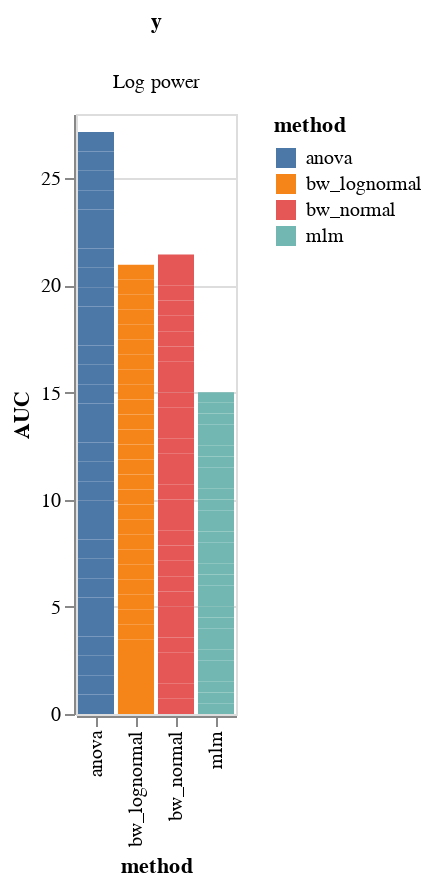
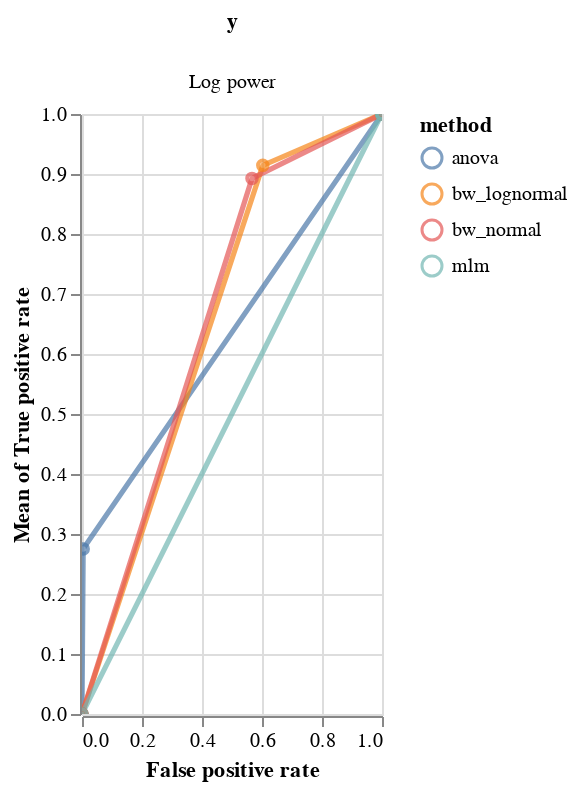

The notebook cell these images were saved under, in order:
### Code cell
df = model_comparison.make_roc_auc(res, binary=True, groups=('method', 'y'))
bars, roc = model_comparison.plot_roc(df)
bars.facet(column='y').properties().display()
roc.facet(column='y').properties()

### Figure 1 — Vega-Lite specification as saved in the notebook (floating-point values rounded to 4 significant figures)
{"config": {"view": {"continuousWidth": 400, "continuousHeight": 300}}, "data": {"name": "data-d6846494edcba8f3dd16dc48fc8662c6"}, "facet": {"column": {"type": "nominal", "field": "y"}}, "spec": {"mark": "bar", "encoding": {"color": {"type": "nominal", "field": "method"}, "x": {"type": "nominal", "field": "method"}, "y": {"type": "quantitative", "field": "AUC"}}, "selection": {"selector004": {"type": "interval", "bind": "scales", "encodings": ["x", "y"]}}}, "$schema": "https://vega.github.io/schema/vega-lite/v4.8.1.json", "datasets": {"data-d6846494edcba8f3dd16dc48fc8662c6": [{"False positive rate": 0.0, "True positive rate": 0.0, "AUC": 0.9053, "true_slope": 0.2, "method": "anova", "y": "Log power", "n_trials": 15, "randomness": 0.2}, {"False positive rate": 0.004, "True positive rate": 0.004, "AUC": 0.9053, "true_slope": 0.2, "method": "anova", "y": "Log power", "n_trials": 15, "randomness": 0.2}, {"False positive rate": 1.0, "True positive rate": 1.0, "AUC": 0.9053, "true_slope": 0.2, "method": "anova", "y": "Log power", "n_trials": 15, "randomness": 0.2}, {"False positive rate": 0.0, "True positive rate": 0.0, "AUC": 0.9053, "true_slope": 2.4, "method": "anova", "y": "Log power", "n_trials": 15, "randomness": 0.2}, {"False positive rate": 0.004, "True positive rate": 0.01067, "AUC": 0.9053, "true_slope": 2.4, "method": "anova", "y": "Log power", "n_trials": 15, "randomness": 0.2}, {"False positive rate": 1.0, "True positive rate": 1.0, "AUC": 0.9053, "true_slope": 2.4, "method": "anova", "y": "Log power", "n_trials": 15, "randomness": 0.2}, {"False positive rate": 0.0, "True positive rate": 0.0, "AUC": 0.9053, "true_slope": 4.6, "method": "anova", "y": "Log power", "n_trials": 15, "randomness": 0.2}, {"False positive rate": 0.004, "True positive rate": 0.02, "AUC": 0.9053, "true_slope": 4.6, "method": "anova", "y": "Log power", "n_trials": 15, "randomness": 0.2}, {"False positive rate": 1.0, "True positive rate": 1.0, "AUC": 0.9053, "true_slope": 4.6, "method": "anova", "y": "Log power", "n_trials": 15, "randomness": 0.2}, {"False positive rate": 0.0, "True positive rate": 0.0, "AUC": 0.9053, "true_slope": 6.8, "method": "anova", "y": "Log power", "n_trials": 15, "randomness": 0.2}, {"False positive rate": 0.004, "True positive rate": 0.052, "AUC": 0.9053, "true_slope": 6.8, "method": "anova", "y": "Log power", "n_trials": 15, "randomness": 0.2}, {"False positive rate": 1.0, "True positive rate": 1.0, "AUC": 0.9053, "true_slope": 6.8, "method": "anova", "y": "Log power", "n_trials": 15, "randomness": 0.2}, {"False positive rate": 0.0, "True positive rate": 0.0, "AUC": 0.9053, "true_slope": 9.0, "method": "anova", "y": "Log power", "n_trials": 15, "randomness": 0.2}, {"False positive rate": 0.004, "True positive rate": 0.1133, "AUC": 0.9053, "true_slope": 9.0, "method": "anova", "y": "Log power", "n_trials": 15, "randomness": 0.2}, {"False positive rate": 1.0, "True positive rate": 1.0, "AUC": 0.9053, "true_slope": 9.0, "method": "anova", "y": "Log power", "n_trials": 15, "randomness": 0.2}, {"False positive rate": 0.0, "True positive rate": 0.0, "AUC": 0.9053, "true_slope": 11.2, "method": "anova", "y": "Log power", "n_trials": 15, "randomness": 0.2}, {"False positive rate": 0.004, "True positive rate": 0.2133, "AUC": 0.9053, "true_slope": 11.2, "method": "anova", "y": "Log power", "n_trials": 15, "randomness": 0.2}, {"False positive rate": 1.0, "True positive rate": 1.0, "AUC": 0.9053, "true_slope": 11.2, "method": "anova", "y": "Log power", "n_trials": 15, "randomness": 0.2}, {"False positive rate": 0.0, "True positive rate": 0.0, "AUC": 0.9053, "true_slope": 13.4, "method": "anova", "y": "Log power", "n_trials": 15, "randomness": 0.2}, {"False positive rate": 0.004, "True positive rate": 0.336, "AUC": 0.9053, "true_slope": 13.4, "method": "anova", "y": "Log power", "n_trials": 15, "randomness": 0.2}, {"False positive rate": 1.0, "True positive rate": 1.0, "AUC": 0.9053, "true_slope": 13.4, "method": "anova", "y": "Log power", "n_trials": 15, "randomness": 0.2}, {"False positive rate": 0.0, "True positive rate": 0.0, "AUC": 0.9053, "true_slope": 15.6, "method": "anova", "y": "Log power", "n_trials": 15, "randomness": 0.2}, {"False positive rate": 0.004, "True positive rate": 0.5147, "AUC": 0.9053, "true_slope": 15.6, "method": "anova", "y": "Log power", "n_trials": 15, "randomness": 0.2}, {"False positive rate": 1.0, "True positive rate": 1.0, "AUC": 0.9053, "true_slope": 15.6, "method": "anova", "y": "Log power", "n_trials": 15, "randomness": 0.2}, {"False positive rate": 0.0, "True positive rate": 0.0, "AUC": 0.9053, "true_slope": 17.8, "method": "anova", "y": "Log power", "n_trials": 15, "randomness": 0.2}, {"False positive rate": 0.004, "True positive rate": 0.6733, "AUC": 0.9053, "true_slope": 17.8, "method": "anova", "y": "Log power", "n_trials": 15, "randomness": 0.2}, {"False positive rate": 1.0, "True positive rate": 1.0, "AUC": 0.9053, "true_slope": 17.8, "method": "anova", "y": "Log power", "n_trials": 15, "randomness": 0.2}, {"False positive rate": 0.0, "True positive rate": 0.0, "AUC": 0.9053, "true_slope": 20.0, "method": "anova", "y": "Log power", "n_trials": 15, "randomness": 0.2}, {"False positive rate": 0.004, "True positive rate": 0.8147, "AUC": 0.9053, "true_slope": 20.0, "method": "anova", "y": "Log power", "n_trials": 15, "randomness": 0.2}, {"False positive rate": 1.0, "True positive rate": 1.0, "AUC": 0.9053, "true_slope": 20.0, "method": "anova", "y": "Log power", "n_trials": 15, "randomness": 0.2}, {"False positive rate": 0.0, "True positive rate": 0.0, "AUC": 0.6987, "true_slope": 0.2, "method": "bw_lognormal", "y": "Log power", "n_trials": 15, "randomness": 0.2}, {"False positive rate": 0.6027, "True positive rate": 0.596, "AUC": 0.6987, "true_slope": 0.2, "method": "bw_lognormal", "y": "Log power", "n_trials": 15, "randomness": 0.2}, {"False positive rate": 1.0, "True positive rate": 1.0, "AUC": 0.6987, "true_slope": 0.2, "method": "bw_lognormal", "y": "Log power", "n_trials": 15, "randomness": 0.2}, {"False positive rate": 0.0, "True positive rate": 0.0, "AUC": 0.6987, "true_slope": 2.4, "method": "bw_lognormal", "y": "Log power", "n_trials": 15, "randomness": 0.2}, {"False positive rate": 0.6027, "True positive rate": 0.7627, "AUC": 0.6987, "true_slope": 2.4, "method": "bw_lognormal", "y": "Log power", "n_trials": 15, "randomness": 0.2}, {"False positive rate": 1.0, "True positive rate": 1.0, "AUC": 0.6987, "true_slope": 2.4, "method": "bw_lognormal", "y": "Log power", "n_trials": 15, "randomness": 0.2}, {"False positive rate": 0.0, "True positive rate": 0.0, "AUC": 0.6987, "true_slope": 4.6, "method": "bw_lognormal", "y": "Log power", "n_trials": 15, "randomness": 0.2}, {"False positive rate": 0.6027, "True positive rate": 0.8747, "AUC": 0.6987, "true_slope": 4.6, "method": "bw_lognormal", "y": "Log power", "n_trials": 15, "randomness": 0.2}, {"False positive rate": 1.0, "True positive rate": 1.0, "AUC": 0.6987, "true_slope": 4.6, "method": "bw_lognormal", "y": "Log power", "n_trials": 15, "randomness": 0.2}, {"False positive rate": 0.0, "True positive rate": 0.0, "AUC": 0.6987, "true_slope": 6.8, "method": "bw_lognormal", "y": "Log power", "n_trials": 15, "randomness": 0.2}, {"False positive rate": 0.6027, "True positive rate": 0.944, "AUC": 0.6987, "true_slope": 6.8, "method": "bw_lognormal", "y": "Log power", "n_trials": 15, "randomness": 0.2}, {"False positive rate": 1.0, "True positive rate": 1.0, "AUC": 0.6987, "true_slope": 6.8, "method": "bw_lognormal", "y": "Log power", "n_trials": 15, "randomness": 0.2}, {"False positive rate": 0.0, "True positive rate": 0.0, "AUC": 0.6987, "true_slope": 9.0, "method": "bw_lognormal", "y": "Log power", "n_trials": 15, "randomness": 0.2}, {"False positive rate": 0.6027, "True positive rate": 0.9827, "AUC": 0.6987, "true_slope": 9.0, "method": "bw_lognormal", "y": "Log power", "n_trials": 15, "randomness": 0.2}, {"False positive rate": 1.0, "True positive rate": 1.0, "AUC": 0.6987, "true_slope": 9.0, "method": "bw_lognormal", "y": "Log power", "n_trials": 15, "randomness": 0.2}, {"False positive rate": 0.0, "True positive rate": 0.0, "AUC": 0.6987, "true_slope": 11.2, "method": "bw_lognormal", "y": "Log power", "n_trials": 15, "randomness": 0.2}, {"False positive rate": 0.6027, "True positive rate": 0.9893, "AUC": 0.6987, "true_slope": 11.2, "method": "bw_lognormal", "y": "Log power", "n_trials": 15, "randomness": 0.2}, {"False positive rate": 1.0, "True positive rate": 1.0, "AUC": 0.6987, "true_slope": 11.2, "method": "bw_lognormal", "y": "Log power", "n_trials": 15, "randomness": 0.2}, {"False positive rate": 0.0, "True positive rate": 0.0, "AUC": 0.6987, "true_slope": 13.4, "method": "bw_lognormal", "y": "Log power", "n_trials": 15, "randomness": 0.2}, {"False positive rate": 0.6027, "True positive rate": 0.9973, "AUC": 0.6987, "true_slope": 13.4, "method": "bw_lognormal", "y": "Log power", "n_trials": 15, "randomness": 0.2}, {"False positive rate": 1.0, "True positive rate": 1.0, "AUC": 0.6987, "true_slope": 13.4, "method": "bw_lognormal", "y": "Log power", "n_trials": 15, "randomness": 0.2}, {"False positive rate": 0.0, "True positive rate": 0.0, "AUC": 0.6987, "true_slope": 15.6, "method": "bw_lognormal", "y": "Log power", "n_trials": 15, "randomness": 0.2}, {"False positive rate": 0.6027, "True positive rate": 0.9973, "AUC": 0.6987, "true_slope": 15.6, "method": "bw_lognormal", "y": "Log power", "n_trials": 15, "randomness": 0.2}, {"False positive rate": 1.0, "True positive rate": 1.0, "AUC": 0.6987, "true_slope": 15.6, "method": "bw_lognormal", "y": "Log power", "n_trials": 15, "randomness": 0.2}, {"False positive rate": 0.0, "True positive rate": 0.0, "AUC": 0.6987, "true_slope": 17.8, "method": "bw_lognormal", "y": "Log power", "n_trials": 15, "randomness": 0.2}, {"False positive rate": 0.6027, "True positive rate": 1.0, "AUC": 0.6987, "true_slope": 17.8, "method": "bw_lognormal", "y": "Log power", "n_trials": 15, "randomness": 0.2}, {"False positive rate": 1.0, "True positive rate": 1.0, "AUC": 0.6987, "true_slope": 17.8, "method": "bw_lognormal", "y": "Log power", "n_trials": 15, "randomness": 0.2}, {"False positive rate": 0.0, "True positive rate": 0.0, "AUC": 0.6987, "true_slope": 20.0, "method": "bw_lognormal", "y": "Log power", "n_trials": 15, "randomness": 0.2}, {"False positive rate": 0.6027, "True positive rate": 1.0, "AUC": 0.6987, "true_slope": 20.0, "method": "bw_lognormal", "y": "Log power", "n_trials": 15, "randomness": 0.2}, {"False positive rate": 1.0, "True positive rate": 1.0, "AUC": 0.6987, "true_slope": 20.0, "method": "bw_lognormal", "y": "Log power", "n_trials": 15, "randomness": 0.2}, {"False positive rate": 0.0, "True positive rate": 0.0, "AUC": 0.7147, "true_slope": 0.2, "method": "bw_normal", "y": "Log power", "n_trials": 15, "randomness": 0.2}, {"False positive rate": 0.5667, "True positive rate": 0.54, "AUC": 0.7147, "true_slope": 0.2, "method": "bw_normal", "y": "Log power", "n_trials": 15, "randomness": 0.2}, {"False positive rate": 1.0, "True positive rate": 1.0, "AUC": 0.7147, "true_slope": 0.2, "method": "bw_normal", "y": "Log power", "n_trials": 15, "randomness": 0.2}, {"False positive rate": 0.0, "True positive rate": 0.0, "AUC": 0.7147, "true_slope": 2.4, "method": "bw_normal", "y": "Log power", "n_trials": 15, "randomness": 0.2}, {"False positive rate": 0.5667, "True positive rate": 0.7267, "AUC": 0.7147, "true_slope": 2.4, "method": "bw_normal", "y": "Log power", "n_trials": 15, "randomness": 0.2}, {"False positive rate": 1.0, "True positive rate": 1.0, "AUC": 0.7147, "true_slope": 2.4, "method": "bw_normal", "y": "Log power", "n_trials": 15, "randomness": 0.2}, {"False positive rate": 0.0, "True positive rate": 0.0, "AUC": 0.7147, "true_slope": 4.6, "method": "bw_normal", "y": "Log power", "n_trials": 15, "randomness": 0.2}, {"False positive rate": 0.5667, "True positive rate": 0.8293, "AUC": 0.7147, "true_slope": 4.6, "method": "bw_normal", "y": "Log power", "n_trials": 15, "randomness": 0.2}, {"False positive rate": 1.0, "True positive rate": 1.0, "AUC": 0.7147, "true_slope": 4.6, "method": "bw_normal", "y": "Log power", "n_trials": 15, "randomness": 0.2}, {"False positive rate": 0.0, "True positive rate": 0.0, "AUC": 0.7147, "true_slope": 6.8, "method": "bw_normal", "y": "Log power", "n_trials": 15, "randomness": 0.2}, {"False positive rate": 0.5667, "True positive rate": 0.9107, "AUC": 0.7147, "true_slope": 6.8, "method": "bw_normal", "y": "Log power", "n_trials": 15, "randomness": 0.2}, {"False positive rate": 1.0, "True positive rate": 1.0, "AUC": 0.7147, "true_slope": 6.8, "method": "bw_normal", "y": "Log power", "n_trials": 15, "randomness": 0.2}, {"False positive rate": 0.0, "True positive rate": 0.0, "AUC": 0.7147, "true_slope": 9.0, "method": "bw_normal", "y": "Log power", "n_trials": 15, "randomness": 0.2}, {"False positive rate": 0.5667, "True positive rate": 0.9667, "AUC": 0.7147, "true_slope": 9.0, "method": "bw_normal", "y": "Log power", "n_trials": 15, "randomness": 0.2}, {"False positive rate": 1.0, "True positive rate": 1.0, "AUC": 0.7147, "true_slope": 9.0, "method": "bw_normal", "y": "Log power", "n_trials": 15, "randomness": 0.2}, {"False positive rate": 0.0, "True positive rate": 0.0, "AUC": 0.7147, "true_slope": 11.2, "method": "bw_normal", "y": "Log power", "n_trials": 15, "randomness": 0.2}, {"False positive rate": 0.5667, "True positive rate": 0.9787, "AUC": 0.7147, "true_slope": 11.2, "method": "bw_normal", "y": "Log power", "n_trials": 15, "randomness": 0.2}, {"False positive rate": 1.0, "True positive rate": 1.0, "AUC": 0.7147, "true_slope": 11.2, "method": "bw_normal", "y": "Log power", "n_trials": 15, "randomness": 0.2}, {"False positive rate": 0.0, "True positive rate": 0.0, "AUC": 0.7147, "true_slope": 13.4, "method": "bw_normal", "y": "Log power", "n_trials": 15, "randomness": 0.2}, {"False positive rate": 0.5667, "True positive rate": 0.988, "AUC": 0.7147, "true_slope": 13.4, "method": "bw_normal", "y": "Log power", "n_trials": 15, "randomness": 0.2}, {"False positive rate": 1.0, "True positive rate": 1.0, "AUC": 0.7147, "true_slope": 13.4, "method": "bw_normal", "y": "Log power", "n_trials": 15, "randomness": 0.2}, {"False positive rate": 0.0, "True positive rate": 0.0, "AUC": 0.7147, "true_slope": 15.6, "method": "bw_normal", "y": "Log power", "n_trials": 15, "randomness": 0.2}, {"False positive rate": 0.5667, "True positive rate": 0.9947, "AUC": 0.7147, "true_slope": 15.6, "method": "bw_normal", "y": "Log power", "n_trials": 15, "randomness": 0.2}, {"False positive rate": 1.0, "True positive rate": 1.0, "AUC": 0.7147, "true_slope": 15.6, "method": "bw_normal", "y": "Log power", "n_trials": 15, "randomness": 0.2}, {"False positive rate": 0.0, "True positive rate": 0.0, "AUC": 0.7147, "true_slope": 17.8, "method": "bw_normal", "y": "Log power", "n_trials": 15, "randomness": 0.2}, {"False positive rate": 0.5667, "True positive rate": 0.996, "AUC": 0.7147, "true_slope": 17.8, "method": "bw_normal", "y": "Log power", "n_trials": 15, "randomness": 0.2}, {"False positive rate": 1.0, "True positive rate": 1.0, "AUC": 0.7147, "true_slope": 17.8, "method": "bw_normal", "y": "Log power", "n_trials": 15, "randomness": 0.2}, {"False positive rate": 0.0, "True positive rate": 0.0, "AUC": 0.7147, "true_slope": 20.0, "method": "bw_normal", "y": "Log power", "n_trials": 15, "randomness": 0.2}, {"False positive rate": 0.5667, "True positive rate": 0.996, "AUC": 0.7147, "true_slope": 20.0, "method": "bw_normal", "y": "Log power", "n_trials": 15, "randomness": 0.2}, {"False positive rate": 1.0, "True positive rate": 1.0, "AUC": 0.7147, "true_slope": 20.0, "method": "bw_normal", "y": "Log power", "n_trials": 15, "randomness": 0.2}, {"False positive rate": 0.0, "True positive rate": 0.0, "AUC": 0.5007, "true_slope": 0.2, "method": "mlm", "y": "Log power", "n_trials": 15, "randomness": 0.2}, {"False positive rate": 0.9987, "True positive rate": 0.9973, "AUC": 0.5007, "true_slope": 0.2, "method": "mlm", "y": "Log power", "n_trials": 15, "randomness": 0.2}, {"False positive rate": 1.0, "True positive rate": 1.0, "AUC": 0.5007, "true_slope": 0.2, "method": "mlm", "y": "Log power", "n_trials": 15, "randomness": 0.2}, {"False positive rate": 0.0, "True positive rate": 0.0, "AUC": 0.5007, "true_slope": 2.4, "method": "mlm", "y": "Log power", "n_trials": 15, "randomness": 0.2}, {"False positive rate": 0.9987, "True positive rate": 0.9987, "AUC": 0.5007, "true_slope": 2.4, "method": "mlm", "y": "Log power", "n_trials": 15, "randomness": 0.2}, {"False positive rate": 1.0, "True positive rate": 1.0, "AUC": 0.5007, "true_slope": 2.4, "method": "mlm", "y": "Log power", "n_trials": 15, "randomness": 0.2}, {"False positive rate": 0.0, "True positive rate": 0.0, "AUC": 0.5007, "true_slope": 4.6, "method": "mlm", "y": "Log power", "n_trials": 15, "randomness": 0.2}, {"False positive rate": 0.9987, "True positive rate": 1.0, "AUC": 0.5007, "true_slope": 4.6, "method": "mlm", "y": "Log power", "n_trials": 15, "randomness": 0.2}, {"False positive rate": 1.0, "True positive rate": 1.0, "AUC": 0.5007, "true_slope": 4.6, "method": "mlm", "y": "Log power", "n_trials": 15, "randomness": 0.2}, {"False positive rate": 0.0, "True positive rate": 0.0, "AUC": 0.5007, "true_slope": 6.8, "method": "mlm", "y": "Log power", "n_trials": 15, "randomness": 0.2}, {"False positive rate": 0.9987, "True positive rate": 1.0, "AUC": 0.5007, "true_slope": 6.8, "method": "mlm", "y": "Log power", "n_trials": 15, "randomness": 0.2}, {"False positive rate": 1.0, "True positive rate": 1.0, "AUC": 0.5007, "true_slope": 6.8, "method": "mlm", "y": "Log power", "n_trials": 15, "randomness": 0.2}, {"False positive rate": 0.0, "True positive rate": 0.0, "AUC": 0.5007, "true_slope": 9.0, "method": "mlm", "y": "Log power", "n_trials": 15, "randomness": 0.2}, {"False positive rate": 0.9987, "True positive rate": 1.0, "AUC": 0.5007, "true_slope": 9.0, "method": "mlm", "y": "Log power", "n_trials": 15, "randomness": 0.2}, {"False positive rate": 1.0, "True positive rate": 1.0, "AUC": 0.5007, "true_slope": 9.0, "method": "mlm", "y": "Log power", "n_trials": 15, "randomness": 0.2}, {"False positive rate": 0.0, "True positive rate": 0.0, "AUC": 0.5007, "true_slope": 11.2, "method": "mlm", "y": "Log power", "n_trials": 15, "randomness": 0.2}, {"False positive rate": 0.9987, "True positive rate": 1.0, "AUC": 0.5007, "true_slope": 11.2, "method": "mlm", "y": "Log power", "n_trials": 15, "randomness": 0.2}, {"False positive rate": 1.0, "True positive rate": 1.0, "AUC": 0.5007, "true_slope": 11.2, "method": "mlm", "y": "Log power", "n_trials": 15, "randomness": 0.2}, {"False positive rate": 0.0, "True positive rate": 0.0, "AUC": 0.5007, "true_slope": 13.4, "method": "mlm", "y": "Log power", "n_trials": 15, "randomness": 0.2}, {"False positive rate": 0.9987, "True positive rate": 1.0, "AUC": 0.5007, "true_slope": 13.4, "method": "mlm", "y": "Log power", "n_trials": 15, "randomness": 0.2}, {"False positive rate": 1.0, "True positive rate": 1.0, "AUC": 0.5007, "true_slope": 13.4, "method": "mlm", "y": "Log power", "n_trials": 15, "randomness": 0.2}, {"False positive rate": 0.0, "True positive rate": 0.0, "AUC": 0.5007, "true_slope": 15.6, "method": "mlm", "y": "Log power", "n_trials": 15, "randomness": 0.2}, {"False positive rate": 0.9987, "True positive rate": 1.0, "AUC": 0.5007, "true_slope": 15.6, "method": "mlm", "y": "Log power", "n_trials": 15, "randomness": 0.2}, {"False positive rate": 1.0, "True positive rate": 1.0, "AUC": 0.5007, "true_slope": 15.6, "method": "mlm", "y": "Log power", "n_trials": 15, "randomness": 0.2}, {"False positive rate": 0.0, "True positive rate": 0.0, "AUC": 0.5007, "true_slope": 17.8, "method": "mlm", "y": "Log power", "n_trials": 15, "randomness": 0.2}, {"False positive rate": 0.9987, "True positive rate": 1.0, "AUC": 0.5007, "true_slope": 17.8, "method": "mlm", "y": "Log power", "n_trials": 15, "randomness": 0.2}, {"False positive rate": 1.0, "True positive rate": 1.0, "AUC": 0.5007, "true_slope": 17.8, "method": "mlm", "y": "Log power", "n_trials": 15, "randomness": 0.2}, {"False positive rate": 0.0, "True positive rate": 0.0, "AUC": 0.5007, "true_slope": 20.0, "method": "mlm", "y": "Log power", "n_trials": 15, "randomness": 0.2}, {"False positive rate": 0.9987, "True positive rate": 1.0, "AUC": 0.5007, "true_slope": 20.0, "method": "mlm", "y": "Log power", "n_trials": 15, "randomness": 0.2}, {"False positive rate": 1.0, "True positive rate": 1.0, "AUC": 0.5007, "true_slope": 20.0, "method": "mlm", "y": "Log power", "n_trials": 15, "randomness": 0.2}]}}

### Figure 2 — Vega-Lite specification as saved in the notebook (floating-point values rounded to 4 significant figures)
{"config": {"view": {"continuousWidth": 400, "continuousHeight": 300}}, "data": {"name": "data-d6846494edcba8f3dd16dc48fc8662c6"}, "facet": {"column": {"type": "nominal", "field": "y"}}, "spec": {"layer": [{"mark": {"type": "line", "opacity": 0.7, "size": 2.6}, "encoding": {"color": {"type": "nominal", "field": "method"}, "x": {"type": "quantitative", "field": "False positive rate"}, "y": {"type": "quantitative", "aggregate": "mean", "field": "True positive rate"}}, "selection": {"selector003": {"type": "interval", "bind": "scales", "encodings": ["x", "y"]}}}, {"mark": {"type": "point", "opacity": 0.7, "size": 22.6}, "encoding": {"color": {"type": "nominal", "field": "method"}, "x": {"type": "quantitative", "field": "False positive rate"}, "y": {"type": "quantitative", "aggregate": "mean", "field": "True positive rate"}}}], "width": 150}, "$schema": "https://vega.github.io/schema/vega-lite/v4.8.1.json", "datasets": {"data-d6846494edcba8f3dd16dc48fc8662c6": [{"False positive rate": 0.0, "True positive rate": 0.0, "AUC": 0.9053, "true_slope": 0.2, "method": "anova", "y": "Log power", "n_trials": 15, "randomness": 0.2}, {"False positive rate": 0.004, "True positive rate": 0.004, "AUC": 0.9053, "true_slope": 0.2, "method": "anova", "y": "Log power", "n_trials": 15, "randomness": 0.2}, {"False positive rate": 1.0, "True positive rate": 1.0, "AUC": 0.9053, "true_slope": 0.2, "method": "anova", "y": "Log power", "n_trials": 15, "randomness": 0.2}, {"False positive rate": 0.0, "True positive rate": 0.0, "AUC": 0.9053, "true_slope": 2.4, "method": "anova", "y": "Log power", "n_trials": 15, "randomness": 0.2}, {"False positive rate": 0.004, "True positive rate": 0.01067, "AUC": 0.9053, "true_slope": 2.4, "method": "anova", "y": "Log power", "n_trials": 15, "randomness": 0.2}, {"False positive rate": 1.0, "True positive rate": 1.0, "AUC": 0.9053, "true_slope": 2.4, "method": "anova", "y": "Log power", "n_trials": 15, "randomness": 0.2}, {"False positive rate": 0.0, "True positive rate": 0.0, "AUC": 0.9053, "true_slope": 4.6, "method": "anova", "y": "Log power", "n_trials": 15, "randomness": 0.2}, {"False positive rate": 0.004, "True positive rate": 0.02, "AUC": 0.9053, "true_slope": 4.6, "method": "anova", "y": "Log power", "n_trials": 15, "randomness": 0.2}, {"False positive rate": 1.0, "True positive rate": 1.0, "AUC": 0.9053, "true_slope": 4.6, "method": "anova", "y": "Log power", "n_trials": 15, "randomness": 0.2}, {"False positive rate": 0.0, "True positive rate": 0.0, "AUC": 0.9053, "true_slope": 6.8, "method": "anova", "y": "Log power", "n_trials": 15, "randomness": 0.2}, {"False positive rate": 0.004, "True positive rate": 0.052, "AUC": 0.9053, "true_slope": 6.8, "method": "anova", "y": "Log power", "n_trials": 15, "randomness": 0.2}, {"False positive rate": 1.0, "True positive rate": 1.0, "AUC": 0.9053, "true_slope": 6.8, "method": "anova", "y": "Log power", "n_trials": 15, "randomness": 0.2}, {"False positive rate": 0.0, "True positive rate": 0.0, "AUC": 0.9053, "true_slope": 9.0, "method": "anova", "y": "Log power", "n_trials": 15, "randomness": 0.2}, {"False positive rate": 0.004, "True positive rate": 0.1133, "AUC": 0.9053, "true_slope": 9.0, "method": "anova", "y": "Log power", "n_trials": 15, "randomness": 0.2}, {"False positive rate": 1.0, "True positive rate": 1.0, "AUC": 0.9053, "true_slope": 9.0, "method": "anova", "y": "Log power", "n_trials": 15, "randomness": 0.2}, {"False positive rate": 0.0, "True positive rate": 0.0, "AUC": 0.9053, "true_slope": 11.2, "method": "anova", "y": "Log power", "n_trials": 15, "randomness": 0.2}, {"False positive rate": 0.004, "True positive rate": 0.2133, "AUC": 0.9053, "true_slope": 11.2, "method": "anova", "y": "Log power", "n_trials": 15, "randomness": 0.2}, {"False positive rate": 1.0, "True positive rate": 1.0, "AUC": 0.9053, "true_slope": 11.2, "method": "anova", "y": "Log power", "n_trials": 15, "randomness": 0.2}, {"False positive rate": 0.0, "True positive rate": 0.0, "AUC": 0.9053, "true_slope": 13.4, "method": "anova", "y": "Log power", "n_trials": 15, "randomness": 0.2}, {"False positive rate": 0.004, "True positive rate": 0.336, "AUC": 0.9053, "true_slope": 13.4, "method": "anova", "y": "Log power", "n_trials": 15, "randomness": 0.2}, {"False positive rate": 1.0, "True positive rate": 1.0, "AUC": 0.9053, "true_slope": 13.4, "method": "anova", "y": "Log power", "n_trials": 15, "randomness": 0.2}, {"False positive rate": 0.0, "True positive rate": 0.0, "AUC": 0.9053, "true_slope": 15.6, "method": "anova", "y": "Log power", "n_trials": 15, "randomness": 0.2}, {"False positive rate": 0.004, "True positive rate": 0.5147, "AUC": 0.9053, "true_slope": 15.6, "method": "anova", "y": "Log power", "n_trials": 15, "randomness": 0.2}, {"False positive rate": 1.0, "True positive rate": 1.0, "AUC": 0.9053, "true_slope": 15.6, "method": "anova", "y": "Log power", "n_trials": 15, "randomness": 0.2}, {"False positive rate": 0.0, "True positive rate": 0.0, "AUC": 0.9053, "true_slope": 17.8, "method": "anova", "y": "Log power", "n_trials": 15, "randomness": 0.2}, {"False positive rate": 0.004, "True positive rate": 0.6733, "AUC": 0.9053, "true_slope": 17.8, "method": "anova", "y": "Log power", "n_trials": 15, "randomness": 0.2}, {"False positive rate": 1.0, "True positive rate": 1.0, "AUC": 0.9053, "true_slope": 17.8, "method": "anova", "y": "Log power", "n_trials": 15, "randomness": 0.2}, {"False positive rate": 0.0, "True positive rate": 0.0, "AUC": 0.9053, "true_slope": 20.0, "method": "anova", "y": "Log power", "n_trials": 15, "randomness": 0.2}, {"False positive rate": 0.004, "True positive rate": 0.8147, "AUC": 0.9053, "true_slope": 20.0, "method": "anova", "y": "Log power", "n_trials": 15, "randomness": 0.2}, {"False positive rate": 1.0, "True positive rate": 1.0, "AUC": 0.9053, "true_slope": 20.0, "method": "anova", "y": "Log power", "n_trials": 15, "randomness": 0.2}, {"False positive rate": 0.0, "True positive rate": 0.0, "AUC": 0.6987, "true_slope": 0.2, "method": "bw_lognormal", "y": "Log power", "n_trials": 15, "randomness": 0.2}, {"False positive rate": 0.6027, "True positive rate": 0.596, "AUC": 0.6987, "true_slope": 0.2, "method": "bw_lognormal", "y": "Log power", "n_trials": 15, "randomness": 0.2}, {"False positive rate": 1.0, "True positive rate": 1.0, "AUC": 0.6987, "true_slope": 0.2, "method": "bw_lognormal", "y": "Log power", "n_trials": 15, "randomness": 0.2}, {"False positive rate": 0.0, "True positive rate": 0.0, "AUC": 0.6987, "true_slope": 2.4, "method": "bw_lognormal", "y": "Log power", "n_trials": 15, "randomness": 0.2}, {"False positive rate": 0.6027, "True positive rate": 0.7627, "AUC": 0.6987, "true_slope": 2.4, "method": "bw_lognormal", "y": "Log power", "n_trials": 15, "randomness": 0.2}, {"False positive rate": 1.0, "True positive rate": 1.0, "AUC": 0.6987, "true_slope": 2.4, "method": "bw_lognormal", "y": "Log power", "n_trials": 15, "randomness": 0.2}, {"False positive rate": 0.0, "True positive rate": 0.0, "AUC": 0.6987, "true_slope": 4.6, "method": "bw_lognormal", "y": "Log power", "n_trials": 15, "randomness": 0.2}, {"False positive rate": 0.6027, "True positive rate": 0.8747, "AUC": 0.6987, "true_slope": 4.6, "method": "bw_lognormal", "y": "Log power", "n_trials": 15, "randomness": 0.2}, {"False positive rate": 1.0, "True positive rate": 1.0, "AUC": 0.6987, "true_slope": 4.6, "method": "bw_lognormal", "y": "Log power", "n_trials": 15, "randomness": 0.2}, {"False positive rate": 0.0, "True positive rate": 0.0, "AUC": 0.6987, "true_slope": 6.8, "method": "bw_lognormal", "y": "Log power", "n_trials": 15, "randomness": 0.2}, {"False positive rate": 0.6027, "True positive rate": 0.944, "AUC": 0.6987, "true_slope": 6.8, "method": "bw_lognormal", "y": "Log power", "n_trials": 15, "randomness": 0.2}, {"False positive rate": 1.0, "True positive rate": 1.0, "AUC": 0.6987, "true_slope": 6.8, "method": "bw_lognormal", "y": "Log power", "n_trials": 15, "randomness": 0.2}, {"False positive rate": 0.0, "True positive rate": 0.0, "AUC": 0.6987, "true_slope": 9.0, "method": "bw_lognormal", "y": "Log power", "n_trials": 15, "randomness": 0.2}, {"False positive rate": 0.6027, "True positive rate": 0.9827, "AUC": 0.6987, "true_slope": 9.0, "method": "bw_lognormal", "y": "Log power", "n_trials": 15, "randomness": 0.2}, {"False positive rate": 1.0, "True positive rate": 1.0, "AUC": 0.6987, "true_slope": 9.0, "method": "bw_lognormal", "y": "Log power", "n_trials": 15, "randomness": 0.2}, {"False positive rate": 0.0, "True positive rate": 0.0, "AUC": 0.6987, "true_slope": 11.2, "method": "bw_lognormal", "y": "Log power", "n_trials": 15, "randomness": 0.2}, {"False positive rate": 0.6027, "True positive rate": 0.9893, "AUC": 0.6987, "true_slope": 11.2, "method": "bw_lognormal", "y": "Log power", "n_trials": 15, "randomness": 0.2}, {"False positive rate": 1.0, "True positive rate": 1.0, "AUC": 0.6987, "true_slope": 11.2, "method": "bw_lognormal", "y": "Log power", "n_trials": 15, "randomness": 0.2}, {"False positive rate": 0.0, "True positive rate": 0.0, "AUC": 0.6987, "true_slope": 13.4, "method": "bw_lognormal", "y": "Log power", "n_trials": 15, "randomness": 0.2}, {"False positive rate": 0.6027, "True positive rate": 0.9973, "AUC": 0.6987, "true_slope": 13.4, "method": "bw_lognormal", "y": "Log power", "n_trials": 15, "randomness": 0.2}, {"False positive rate": 1.0, "True positive rate": 1.0, "AUC": 0.6987, "true_slope": 13.4, "method": "bw_lognormal", "y": "Log power", "n_trials": 15, "randomness": 0.2}, {"False positive rate": 0.0, "True positive rate": 0.0, "AUC": 0.6987, "true_slope": 15.6, "method": "bw_lognormal", "y": "Log power", "n_trials": 15, "randomness": 0.2}, {"False positive rate": 0.6027, "True positive rate": 0.9973, "AUC": 0.6987, "true_slope": 15.6, "method": "bw_lognormal", "y": "Log power", "n_trials": 15, "randomness": 0.2}, {"False positive rate": 1.0, "True positive rate": 1.0, "AUC": 0.6987, "true_slope": 15.6, "method": "bw_lognormal", "y": "Log power", "n_trials": 15, "randomness": 0.2}, {"False positive rate": 0.0, "True positive rate": 0.0, "AUC": 0.6987, "true_slope": 17.8, "method": "bw_lognormal", "y": "Log power", "n_trials": 15, "randomness": 0.2}, {"False positive rate": 0.6027, "True positive rate": 1.0, "AUC": 0.6987, "true_slope": 17.8, "method": "bw_lognormal", "y": "Log power", "n_trials": 15, "randomness": 0.2}, {"False positive rate": 1.0, "True positive rate": 1.0, "AUC": 0.6987, "true_slope": 17.8, "method": "bw_lognormal", "y": "Log power", "n_trials": 15, "randomness": 0.2}, {"False positive rate": 0.0, "True positive rate": 0.0, "AUC": 0.6987, "true_slope": 20.0, "method": "bw_lognormal", "y": "Log power", "n_trials": 15, "randomness": 0.2}, {"False positive rate": 0.6027, "True positive rate": 1.0, "AUC": 0.6987, "true_slope": 20.0, "method": "bw_lognormal", "y": "Log power", "n_trials": 15, "randomness": 0.2}, {"False positive rate": 1.0, "True positive rate": 1.0, "AUC": 0.6987, "true_slope": 20.0, "method": "bw_lognormal", "y": "Log power", "n_trials": 15, "randomness": 0.2}, {"False positive rate": 0.0, "True positive rate": 0.0, "AUC": 0.7147, "true_slope": 0.2, "method": "bw_normal", "y": "Log power", "n_trials": 15, "randomness": 0.2}, {"False positive rate": 0.5667, "True positive rate": 0.54, "AUC": 0.7147, "true_slope": 0.2, "method": "bw_normal", "y": "Log power", "n_trials": 15, "randomness": 0.2}, {"False positive rate": 1.0, "True positive rate": 1.0, "AUC": 0.7147, "true_slope": 0.2, "method": "bw_normal", "y": "Log power", "n_trials": 15, "randomness": 0.2}, {"False positive rate": 0.0, "True positive rate": 0.0, "AUC": 0.7147, "true_slope": 2.4, "method": "bw_normal", "y": "Log power", "n_trials": 15, "randomness": 0.2}, {"False positive rate": 0.5667, "True positive rate": 0.7267, "AUC": 0.7147, "true_slope": 2.4, "method": "bw_normal", "y": "Log power", "n_trials": 15, "randomness": 0.2}, {"False positive rate": 1.0, "True positive rate": 1.0, "AUC": 0.7147, "true_slope": 2.4, "method": "bw_normal", "y": "Log power", "n_trials": 15, "randomness": 0.2}, {"False positive rate": 0.0, "True positive rate": 0.0, "AUC": 0.7147, "true_slope": 4.6, "method": "bw_normal", "y": "Log power", "n_trials": 15, "randomness": 0.2}, {"False positive rate": 0.5667, "True positive rate": 0.8293, "AUC": 0.7147, "true_slope": 4.6, "method": "bw_normal", "y": "Log power", "n_trials": 15, "randomness": 0.2}, {"False positive rate": 1.0, "True positive rate": 1.0, "AUC": 0.7147, "true_slope": 4.6, "method": "bw_normal", "y": "Log power", "n_trials": 15, "randomness": 0.2}, {"False positive rate": 0.0, "True positive rate": 0.0, "AUC": 0.7147, "true_slope": 6.8, "method": "bw_normal", "y": "Log power", "n_trials": 15, "randomness": 0.2}, {"False positive rate": 0.5667, "True positive rate": 0.9107, "AUC": 0.7147, "true_slope": 6.8, "method": "bw_normal", "y": "Log power", "n_trials": 15, "randomness": 0.2}, {"False positive rate": 1.0, "True positive rate": 1.0, "AUC": 0.7147, "true_slope": 6.8, "method": "bw_normal", "y": "Log power", "n_trials": 15, "randomness": 0.2}, {"False positive rate": 0.0, "True positive rate": 0.0, "AUC": 0.7147, "true_slope": 9.0, "method": "bw_normal", "y": "Log power", "n_trials": 15, "randomness": 0.2}, {"False positive rate": 0.5667, "True positive rate": 0.9667, "AUC": 0.7147, "true_slope": 9.0, "method": "bw_normal", "y": "Log power", "n_trials": 15, "randomness": 0.2}, {"False positive rate": 1.0, "True positive rate": 1.0, "AUC": 0.7147, "true_slope": 9.0, "method": "bw_normal", "y": "Log power", "n_trials": 15, "randomness": 0.2}, {"False positive rate": 0.0, "True positive rate": 0.0, "AUC": 0.7147, "true_slope": 11.2, "method": "bw_normal", "y": "Log power", "n_trials": 15, "randomness": 0.2}, {"False positive rate": 0.5667, "True positive rate": 0.9787, "AUC": 0.7147, "true_slope": 11.2, "method": "bw_normal", "y": "Log power", "n_trials": 15, "randomness": 0.2}, {"False positive rate": 1.0, "True positive rate": 1.0, "AUC": 0.7147, "true_slope": 11.2, "method": "bw_normal", "y": "Log power", "n_trials": 15, "randomness": 0.2}, {"False positive rate": 0.0, "True positive rate": 0.0, "AUC": 0.7147, "true_slope": 13.4, "method": "bw_normal", "y": "Log power", "n_trials": 15, "randomness": 0.2}, {"False positive rate": 0.5667, "True positive rate": 0.988, "AUC": 0.7147, "true_slope": 13.4, "method": "bw_normal", "y": "Log power", "n_trials": 15, "randomness": 0.2}, {"False positive rate": 1.0, "True positive rate": 1.0, "AUC": 0.7147, "true_slope": 13.4, "method": "bw_normal", "y": "Log power", "n_trials": 15, "randomness": 0.2}, {"False positive rate": 0.0, "True positive rate": 0.0, "AUC": 0.7147, "true_slope": 15.6, "method": "bw_normal", "y": "Log power", "n_trials": 15, "randomness": 0.2}, {"False positive rate": 0.5667, "True positive rate": 0.9947, "AUC": 0.7147, "true_slope": 15.6, "method": "bw_normal", "y": "Log power", "n_trials": 15, "randomness": 0.2}, {"False positive rate": 1.0, "True positive rate": 1.0, "AUC": 0.7147, "true_slope": 15.6, "method": "bw_normal", "y": "Log power", "n_trials": 15, "randomness": 0.2}, {"False positive rate": 0.0, "True positive rate": 0.0, "AUC": 0.7147, "true_slope": 17.8, "method": "bw_normal", "y": "Log power", "n_trials": 15, "randomness": 0.2}, {"False positive rate": 0.5667, "True positive rate": 0.996, "AUC": 0.7147, "true_slope": 17.8, "method": "bw_normal", "y": "Log power", "n_trials": 15, "randomness": 0.2}, {"False positive rate": 1.0, "True positive rate": 1.0, "AUC": 0.7147, "true_slope": 17.8, "method": "bw_normal", "y": "Log power", "n_trials": 15, "randomness": 0.2}, {"False positive rate": 0.0, "True positive rate": 0.0, "AUC": 0.7147, "true_slope": 20.0, "method": "bw_normal", "y": "Log power", "n_trials": 15, "randomness": 0.2}, {"False positive rate": 0.5667, "True positive rate": 0.996, "AUC": 0.7147, "true_slope": 20.0, "method": "bw_normal", "y": "Log power", "n_trials": 15, "randomness": 0.2}, {"False positive rate": 1.0, "True positive rate": 1.0, "AUC": 0.7147, "true_slope": 20.0, "method": "bw_normal", "y": "Log power", "n_trials": 15, "randomness": 0.2}, {"False positive rate": 0.0, "True positive rate": 0.0, "AUC": 0.5007, "true_slope": 0.2, "method": "mlm", "y": "Log power", "n_trials": 15, "randomness": 0.2}, {"False positive rate": 0.9987, "True positive rate": 0.9973, "AUC": 0.5007, "true_slope": 0.2, "method": "mlm", "y": "Log power", "n_trials": 15, "randomness": 0.2}, {"False positive rate": 1.0, "True positive rate": 1.0, "AUC": 0.5007, "true_slope": 0.2, "method": "mlm", "y": "Log power", "n_trials": 15, "randomness": 0.2}, {"False positive rate": 0.0, "True positive rate": 0.0, "AUC": 0.5007, "true_slope": 2.4, "method": "mlm", "y": "Log power", "n_trials": 15, "randomness": 0.2}, {"False positive rate": 0.9987, "True positive rate": 0.9987, "AUC": 0.5007, "true_slope": 2.4, "method": "mlm", "y": "Log power", "n_trials": 15, "randomness": 0.2}, {"False positive rate": 1.0, "True positive rate": 1.0, "AUC": 0.5007, "true_slope": 2.4, "method": "mlm", "y": "Log power", "n_trials": 15, "randomness": 0.2}, {"False positive rate": 0.0, "True positive rate": 0.0, "AUC": 0.5007, "true_slope": 4.6, "method": "mlm", "y": "Log power", "n_trials": 15, "randomness": 0.2}, {"False positive rate": 0.9987, "True positive rate": 1.0, "AUC": 0.5007, "true_slope": 4.6, "method": "mlm", "y": "Log power", "n_trials": 15, "randomness": 0.2}, {"False positive rate": 1.0, "True positive rate": 1.0, "AUC": 0.5007, "true_slope": 4.6, "method": "mlm", "y": "Log power", "n_trials": 15, "randomness": 0.2}, {"False positive rate": 0.0, "True positive rate": 0.0, "AUC": 0.5007, "true_slope": 6.8, "method": "mlm", "y": "Log power", "n_trials": 15, "randomness": 0.2}, {"False positive rate": 0.9987, "True positive rate": 1.0, "AUC": 0.5007, "true_slope": 6.8, "method": "mlm", "y": "Log power", "n_trials": 15, "randomness": 0.2}, {"False positive rate": 1.0, "True positive rate": 1.0, "AUC": 0.5007, "true_slope": 6.8, "method": "mlm", "y": "Log power", "n_trials": 15, "randomness": 0.2}, {"False positive rate": 0.0, "True positive rate": 0.0, "AUC": 0.5007, "true_slope": 9.0, "method": "mlm", "y": "Log power", "n_trials": 15, "randomness": 0.2}, {"False positive rate": 0.9987, "True positive rate": 1.0, "AUC": 0.5007, "true_slope": 9.0, "method": "mlm", "y": "Log power", "n_trials": 15, "randomness": 0.2}, {"False positive rate": 1.0, "True positive rate": 1.0, "AUC": 0.5007, "true_slope": 9.0, "method": "mlm", "y": "Log power", "n_trials": 15, "randomness": 0.2}, {"False positive rate": 0.0, "True positive rate": 0.0, "AUC": 0.5007, "true_slope": 11.2, "method": "mlm", "y": "Log power", "n_trials": 15, "randomness": 0.2}, {"False positive rate": 0.9987, "True positive rate": 1.0, "AUC": 0.5007, "true_slope": 11.2, "method": "mlm", "y": "Log power", "n_trials": 15, "randomness": 0.2}, {"False positive rate": 1.0, "True positive rate": 1.0, "AUC": 0.5007, "true_slope": 11.2, "method": "mlm", "y": "Log power", "n_trials": 15, "randomness": 0.2}, {"False positive rate": 0.0, "True positive rate": 0.0, "AUC": 0.5007, "true_slope": 13.4, "method": "mlm", "y": "Log power", "n_trials": 15, "randomness": 0.2}, {"False positive rate": 0.9987, "True positive rate": 1.0, "AUC": 0.5007, "true_slope": 13.4, "method": "mlm", "y": "Log power", "n_trials": 15, "randomness": 0.2}, {"False positive rate": 1.0, "True positive rate": 1.0, "AUC": 0.5007, "true_slope": 13.4, "method": "mlm", "y": "Log power", "n_trials": 15, "randomness": 0.2}, {"False positive rate": 0.0, "True positive rate": 0.0, "AUC": 0.5007, "true_slope": 15.6, "method": "mlm", "y": "Log power", "n_trials": 15, "randomness": 0.2}, {"False positive rate": 0.9987, "True positive rate": 1.0, "AUC": 0.5007, "true_slope": 15.6, "method": "mlm", "y": "Log power", "n_trials": 15, "randomness": 0.2}, {"False positive rate": 1.0, "True positive rate": 1.0, "AUC": 0.5007, "true_slope": 15.6, "method": "mlm", "y": "Log power", "n_trials": 15, "randomness": 0.2}, {"False positive rate": 0.0, "True positive rate": 0.0, "AUC": 0.5007, "true_slope": 17.8, "method": "mlm", "y": "Log power", "n_trials": 15, "randomness": 0.2}, {"False positive rate": 0.9987, "True positive rate": 1.0, "AUC": 0.5007, "true_slope": 17.8, "method": "mlm", "y": "Log power", "n_trials": 15, "randomness": 0.2}, {"False positive rate": 1.0, "True positive rate": 1.0, "AUC": 0.5007, "true_slope": 17.8, "method": "mlm", "y": "Log power", "n_trials": 15, "randomness": 0.2}, {"False positive rate": 0.0, "True positive rate": 0.0, "AUC": 0.5007, "true_slope": 20.0, "method": "mlm", "y": "Log power", "n_trials": 15, "randomness": 0.2}, {"False positive rate": 0.9987, "True positive rate": 1.0, "AUC": 0.5007, "true_slope": 20.0, "method": "mlm", "y": "Log power", "n_trials": 15, "randomness": 0.2}, {"False positive rate": 1.0, "True positive rate": 1.0, "AUC": 0.5007, "true_slope": 20.0, "method": "mlm", "y": "Log power", "n_trials": 15, "randomness": 0.2}]}}
